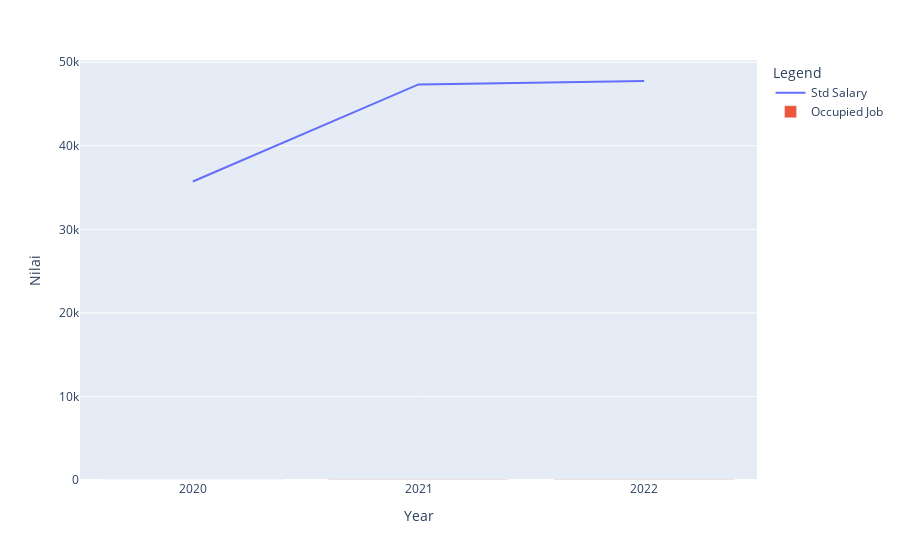

The cell this chart's notebook holds for it:
### Code cell
import plotly.express as px

years = list(map(str, x_axis))

fig = px.line(x=years, y=std_salary_jobs, color=px.Constant("Std Salary"),
             labels=dict(x="Year", y="Nilai", color="Legend"))

fig.add_bar(x=years, y=total_occupied_jobs, name="Occupied Job")

fig.show()


# lol 😅, no we need some normalization

### Figure 1 — Plotly figure (JSON) as saved in the notebook; plotly's stock layout.template omitted (floating-point values rounded to 4 significant figures)
{"data": [{"hovertemplate": "Legend=Std Salary<br>Year=%{x}<br>Nilai=%{y}<extra></extra>", "legendgroup": "Std Salary", "line": {"color": "#636efa", "dash": "solid"}, "marker": {"symbol": "circle"}, "mode": "lines", "name": "Std Salary", "orientation": "v", "showlegend": true, "type": "scatter", "x": ["2020", "2021", "2022"], "xaxis": "x", "y": [35720.0, 47340.0, 47750.0], "yaxis": "y"}, {"name": "Occupied Job", "type": "bar", "x": ["2020", "2021", "2022"], "y": [11, 27, 22]}], "layout": {"autosize": true, "legend": {"title": {"text": "Legend"}, "tracegroupgap": 0}, "margin": {"t": 60}, "xaxis": {"anchor": "y", "autorange": true, "domain": [0, 1], "range": [-0.5, 2.5], "title": {"text": "Year"}, "type": "category"}, "yaxis": {"anchor": "x", "autorange": true, "domain": [0, 1], "range": [0, 50270.0], "title": {"text": "Nilai"}, "type": "linear"}}}
